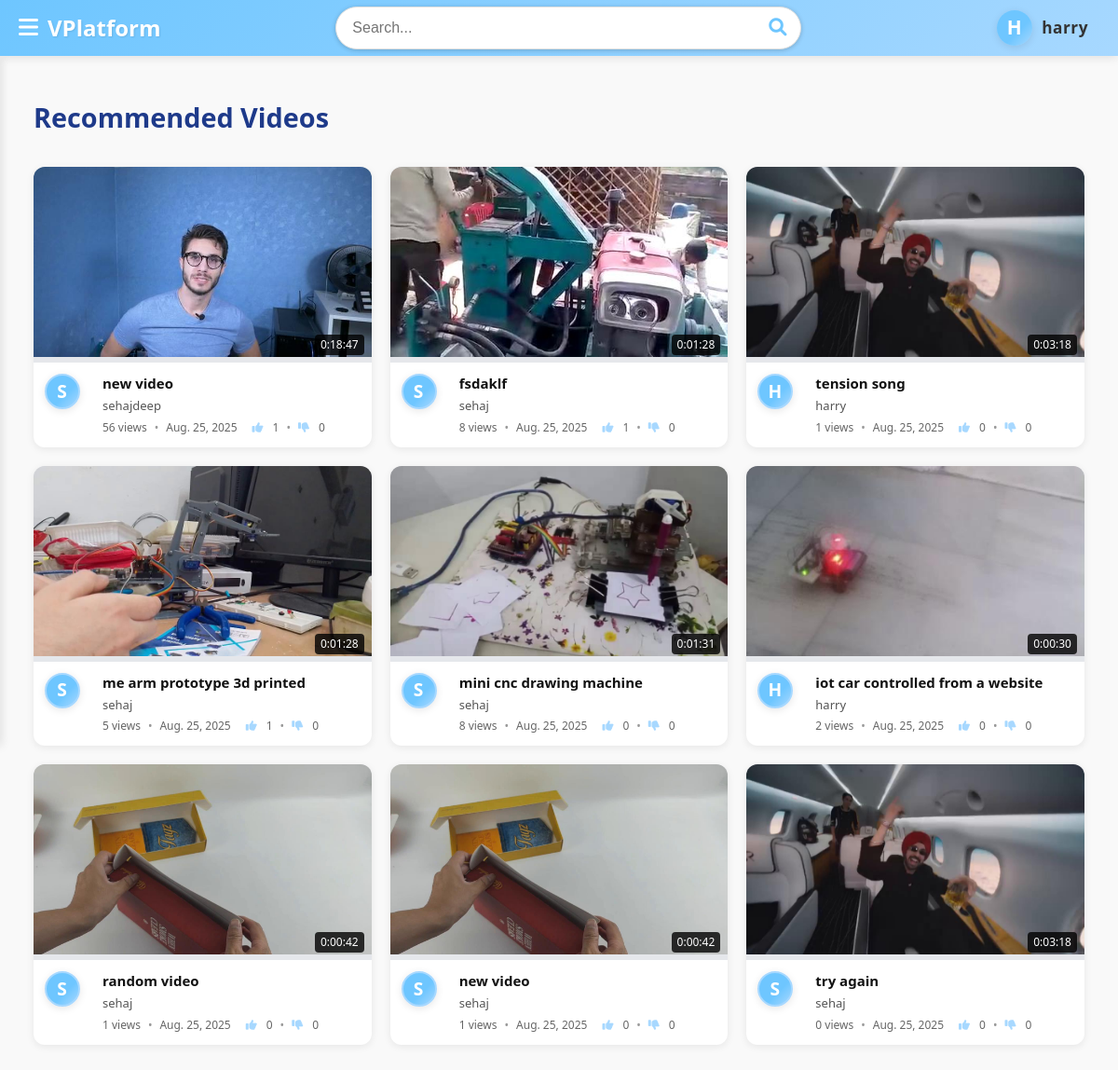
/ (signed in), run on the app's committed database.
### videos_display/models.py (models this page shows, shortened)
class Video(models.Model):
    username = models.CharField(max_length=100)
    email = models.EmailField()
    title = models.CharField(max_length=200)
    description = models.CharField(max_length=2000)
    published_date = models.DateField(auto_now=True)
    category = models.CharField(max_length=25)
    video = models.FileField(upload_to='videos/')
    thumbnail = models.ImageField(upload_to='thumbnails/', null=True, blank=True)
    duration = models.CharField(max_length=8, blank=True, null=True)  # in seconds
    views = models.PositiveIntegerField(default=0)
    likes = models.PositiveIntegerField(default=0)
    dislikes = models.PositiveIntegerField(default=0)

### videos_display/views.py (the view)
# urls.py: path('',vd_views.homepage,name='home'),
def homepage(request):
    videos = Video.objects.all()
    return render(request,'videos_display/homepage_video_display.html',{'videos': videos})

### videos_display/templates/videos_display/homepage_video_display.html (shortened to what this page needs)
{% extends 'base.html' %}
{% load static %}
{% block extra_css %}
<link rel="stylesheet" href="{% static 'css/homepage.css' %}">
<link href="https://cdnjs.cloudflare.com/ajax/libs/font-awesome/6.0.0/css/all.min.css" rel="stylesheet">
{% endblock %}
{% block content %}
<main class="main-container">
    <div class="container">
        <h1 class="page-title">Recommended Videos</h1>
        <div class="video-grid">
            {% for video in videos %}
            <div class="video-card">
                <div class="thumbnail-container">
                    <a href="{% url 'full_video' video.id %}">
                        <img src="{{ video.thumbnail.url }}" alt="{{ video.title }}">
                        <div class="duration-badge">{{ video.duration }}</div>
                    </a>
                </div>
                <div class="video-info">
                    <div class="channel-avatar user-avatar user-avatar-circle" title="{{ video.username }}">
                        <span class="user-avatar-initial">{{ video.username|slice:':1'|upper }}</span>
                    </div>
                    <div class="video-details">
                        <h3 class="video-title">
                            <a href="{% url 'full_video' video.id %}">{{ video.title }}</a>
                        </h3>
                        <div class="channel-info">
                            <a href="" class="channel-name">{{ video.username }}</a>
                        </div>
                        <div class="video-stats">
                            <span>{{ video.views }} views</span>
                            <span class="stat-separator">•</span>
                            <span>{{ video.published_date }}</span>
                             <br>
                            <i class="fas fa-thumbs-up"></i> {{ video.likes }}
                            <span class="stat-separator">•</span>
                            <i class="fas fa-thumbs-down"></i> {{ video.dislikes }}
                        </div>
                    </div>
                </div>
            </div>
            {% empty %}
            <p>No videos available.</p>
            {% endfor %}
        </div>
    </div>
</main>
{% endblock %}

### templates/base.html (shortened to what this page needs)
{% load static %}
<!DOCTYPE html>
<html lang="en">
<head>
    <link rel="stylesheet" href="https://cdnjs.cloudflare.com/ajax/libs/font-awesome/6.4.0/css/all.min.css">
    <link rel="stylesheet" href="{% static 'css/base.css' %}">
    {% block extra_css %}
    {% endblock %}
</head>
<body>
    <div class="wrapper">
        <div class="top-bar">
            <div class="top-left">
                <button type="button" id="sidebarCollapse" class="btn">
                    <i class="fas fa-bars"></i>
                </button>
                <a class="site-title" href="/">VPlatform</a>
            </div>
            <div class="search-container">
                <div >
                    <form method="get" action="/results/" class="search-box">
                        <input type="text" placeholder="Search..." name="search_query" value="{{request.GET.search_query}}" />
                        <button type="submit"><i class="fas fa-search"></i></button>
                    </form>
                    </div>
            </div>
                {% if user.is_authenticated %}
                <a href="/user_info/" class="user-profile-container user-profile-link">
                    <div class="user-avatar user-avatar-circle">
                        <span class="user-avatar-initial">{{ user.username|slice:":1"|upper }}</span>
                    </div>
                    <span class="username-text">{{ user.username }}</span>
                </a>
                {% else %}
                <a href="/sign_in" class="sign-in">Sign In</a>
                {% endif %}
        </div>
        <div id="content">
            {% block content%}
            {% endblock %}
        </div>
    </div>
</body>
</html>

### static/css/base.css (style rules this page uses)
:root { --primary-color: #6ec6ff; --secondary-color: #a7d8ff; --background-color: #f9f9f9; --text-color: #333333; --text-color-light: #ffffff; --border-color: #e0e0e0; }
body { font-family: 'Roboto', sans-serif; background-color: var(--background-color); color: var(--text-color); margin: 0; padding: 0; padding-top: 60px; }
.wrapper { display: flex; width: 100%; }
.top-bar { position: fixed; top: 0; left: 0; right: 0; height: 60px; background: linear-gradient(135deg, var(--primary-color) 0%, var(--secondary-color) 100%); display: flex; align-items: center; padding: 0 20px; box-shadow: 0 2px 10px rgba(0, 0, 0, 0.1); z-index: 1001; justify-content: space-between; }
.top-left { display: flex; align-items: center; }
#sidebarCollapse { background: none; border: none; font-size: 1.5rem; color: var(--text-color-light); padding: 0; margin-right: 10px; cursor: pointer; transition: transform 0.3s ease; }
.site-title { font-weight: bold; color: var(--text-color-light); font-size: 1.5rem; text-decoration: none; text-shadow: 1px 1px 2px rgba(0, 0, 0, 0.1); }
.search-container { flex-grow: 1; display: flex; justify-content: center; }
.search-box { width: 50vw; max-width: 500px; display: flex; background: var(--text-color-light); border-radius: 25px; padding: 5px; border: 1px solid var(--border-color); box-shadow: 0 1px 5px rgba(0, 0, 0, 0.2); }
.search-box input { width: 100%; border: none; outline: none; padding: 8px 12px; border-radius: 25px; font-size: 1rem; }
.search-box button { background: transparent; border: none; cursor: pointer; padding: 5px 10px; font-size: 1.2rem; color: var(--primary-color); }
.user-profile-link { display: flex; align-items: center; text-decoration: none; color: inherit; margin-left: 18px; transition: background 0.15s; border-radius: 24px; padding: 4px 12px 4px 4px; }
.user-avatar.user-avatar-circle { width: 38px; height: 38px; border-radius: 50%; background: linear-gradient(135deg, var(--primary-color) 60%, var(--secondary-color) 100%); display: flex; align-items: center; justify-content: center; margin-right: 10px; box-shadow: 0 2px 8px rgba(0,0,0,0.10); }
.user-avatar-initial { color: var(--text-color-light); font-size: 1.3rem; font-weight: 700; letter-spacing: 1px; }
.username-text { font-size: 1.08rem; font-weight: 600; color: var(--text-color); letter-spacing: 0.5px; }
#content { width: 100%; padding: 20px; }

### data on the page
Video: thumbnail (picture), duration "0:18:47", username "S", title "new video", username "sehajdeep", views "56", published_date "Aug. 25, 2025", likes "1", dislikes "0"
Video: thumbnail (picture), duration "0:01:28", username "S", title "fsdaklf", username "sehaj", views "8", published_date "Aug. 25, 2025", likes "1", dislikes "0"
Video: thumbnail (picture), duration "0:03:18", username "H", title "tension song", username "harry", views "1", published_date "Aug. 25, 2025", likes "0", dislikes "0"
Video: thumbnail (picture), duration "0:01:28", username "S", title "me arm prototype 3d printed", username "sehaj", views "5", published_date "Aug. 25, 2025", likes "1", dislikes "0"
Video: thumbnail (picture), duration "0:01:31", username "S", title "mini cnc drawing machine", username "sehaj", views "8", published_date "Aug. 25, 2025", likes "0", dislikes "0"
Video: thumbnail (picture), duration "0:00:30", username "H", title "iot car controlled from a website", username "harry", views "2", published_date "Aug. 25, 2025", likes "0", dislikes "0"
Video: thumbnail (picture), duration "0:00:42", username "S", title "random video", username "sehaj", views "1", published_date "Aug. 25, 2025", likes "0", dislikes "0"
Video: thumbnail (picture), duration "0:00:42", username "S", title "new video", username "sehaj", views "1", published_date "Aug. 25, 2025", likes "0", dislikes "0"
Video: thumbnail (picture), duration "0:03:18", username "S", title "try again", username "sehaj", views "0", published_date "Aug. 25, 2025", likes "0", dislikes "0"

### other printed values
{{ user.username|slice:":1"|upper }} "H"
{{ user.username }} "harry"
